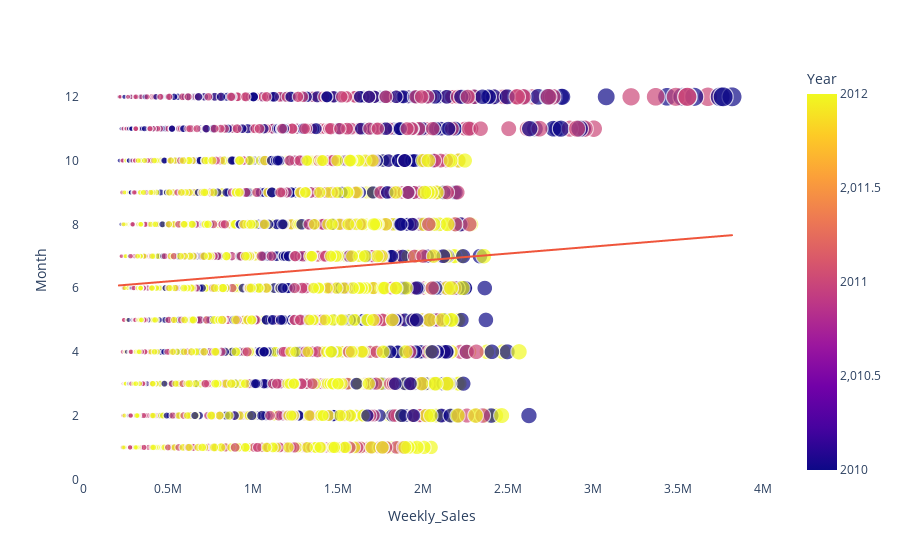

Notebook source saved alongside this figure:
### Code cell
monthly_sales = df.groupby('Month')['Weekly_Sales'].sum()
figure = px.scatter(
    data_frame=df,
    x="Weekly_Sales",
    y="Month",
    color="Year",
    size="Weekly_Sales",  # Specify the column you want to use for size
    trendline="ols"
)
# Save the figure as a PNG image with a transparent background
figure.update_layout(plot_bgcolor='rgba(0,0,0,0)', paper_bgcolor='rgba(0,0,0,0)')
pio.write_image(figure, 'monthly_sales_scatter_plot.png')
figure.show()

### Figure 1 — Plotly figure (JSON) as saved in the notebook; plotly's stock layout.template omitted (floating-point values rounded to 4 significant figures; data arrays with more than 128 entries replaced by an {"elided": "..."} marker saying what was removed)
{"data": [{"hovertemplate": "Weekly_Sales=%{marker.size}<br>Month=%{y}<br>Year=%{marker.color}<extra></extra>", "legendgroup": "", "marker": {"color": {"elided": "6435 int values"}, "coloraxis": "coloraxis", "size": {"elided": "6435 float values"}, "sizemode": "area", "sizeref": 9547.0, "symbol": "circle"}, "mode": "markers", "name": "", "showlegend": false, "type": "scattergl", "x": {"elided": "6435 float values"}, "xaxis": "x", "y": {"elided": "6435 int values"}, "yaxis": "y"}, {"hovertemplate": "<b>OLS trendline</b><br>Month = 4.36907e-07 * Weekly_Sales + 5.99013<br>R<sup>2</sup>=0.005798<br><br>Weekly_Sales=%{x}<br>Month=%{y} <b>(trend)</b><extra></extra>", "legendgroup": "", "marker": {"symbol": "circle"}, "mode": "lines", "name": "", "showlegend": false, "type": "scattergl", "x": {"elided": "6435 float values"}, "xaxis": "x", "y": {"elided": "6435 float values"}, "yaxis": "y"}], "layout": {"coloraxis": {"colorbar": {"title": {"text": "Year"}}, "colorscale": [[0, "#0d0887"], [0.1111, "#46039f"], [0.2222, "#7201a8"], [0.3333, "#9c179e"], [0.4444, "#bd3786"], [0.5556, "#d8576b"], [0.6667, "#ed7953"], [0.7778, "#fb9f3a"], [0.8889, "#fdca26"], [1, "#f0f921"]]}, "legend": {"itemsizing": "constant", "tracegroupgap": 0}, "margin": {"t": 60}, "paper_bgcolor": "rgba(0,0,0,0)", "plot_bgcolor": "rgba(0,0,0,0)", "xaxis": {"anchor": "y", "domain": [0, 1], "title": {"text": "Weekly_Sales"}}, "yaxis": {"anchor": "x", "domain": [0, 1], "title": {"text": "Month"}}}}
